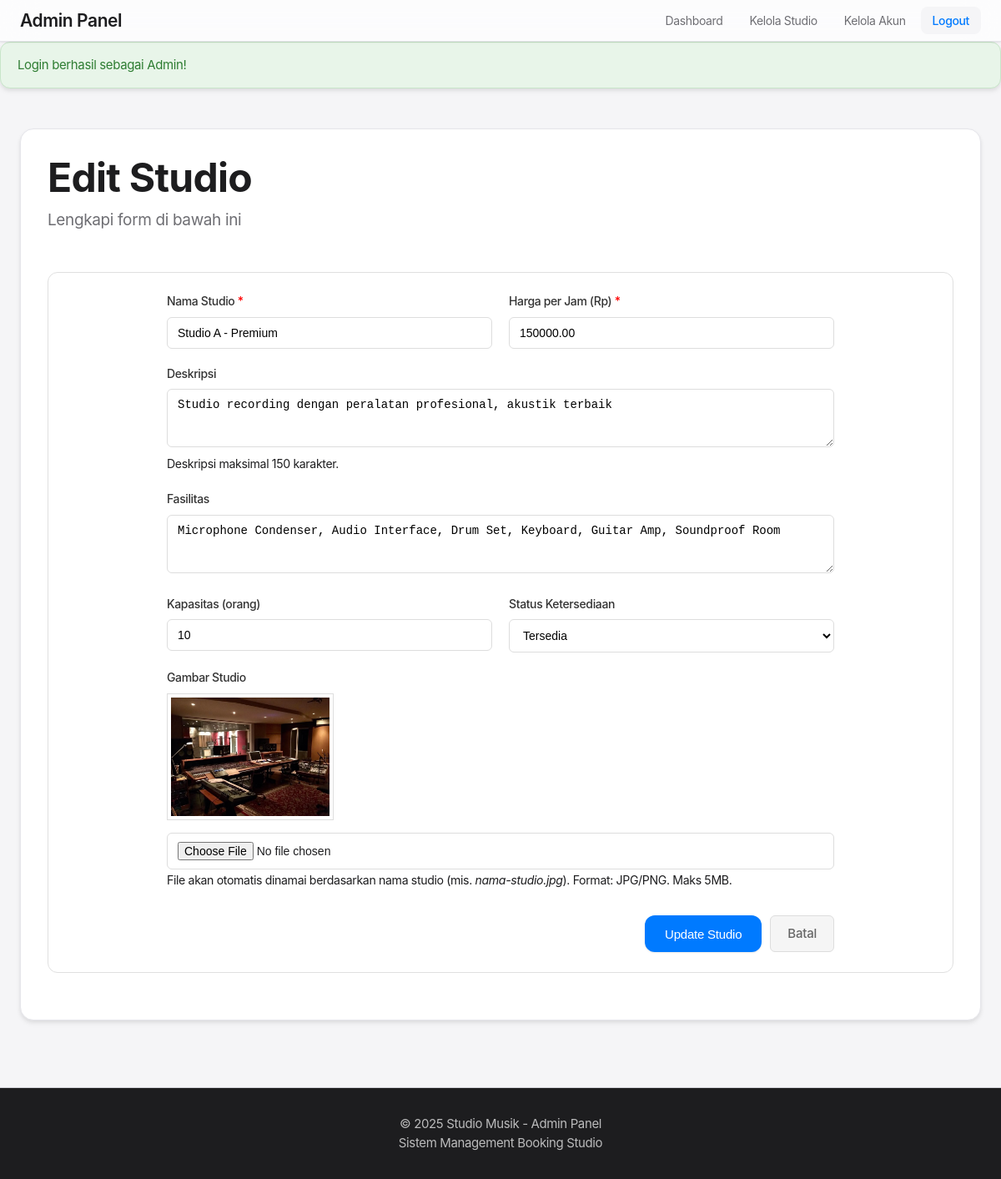
Screenshot of /public/index.php?url=admin/editStudio/1 (signed in) with the database file from the repository.
### tables this page shows
CREATE TABLE `studios` (
  `id_studio` int(11) NOT NULL,
  `nama_studio` varchar(100) NOT NULL,
  `deskripsi` text DEFAULT NULL,
  `harga_per_jam` decimal(10,2) NOT NULL,
  `fasilitas` text DEFAULT NULL,
  `kapasitas` int(11) NOT NULL,
  `gambar` varchar(255) DEFAULT NULL,
  `status_ketersediaan` enum('Tersedia','Tidak Tersedia') DEFAULT 'Tersedia',
  `created_at` timestamp NULL DEFAULT current_timestamp()
);

### app/controllers/AdminController.php (called while the page is built, shortened)
<?php
require_once __DIR__ . '/../../core/Controller.php';
class AdminController extends Controller {
    public function editStudio($id_studio = null) {
        $studioModel = $this->model('Studio');
        $studio = $studioModel->findById($id_studio);
        $data = [
            'admin' => $_SESSION['admin'],
            'studio' => $studio,
            'title' => 'Edit Studio'
        ];
        $this->view('admin/studio_form', $data);
    }
}
?>

### core/Model.php (called while the page is built, shortened)
<?php
class Model {
    public function __construct() {
        require_once __DIR__ . '/../config/Database.php';
        $database = new Database();
        $this->db = $database->getConnection();
    }
}
?>

### config/Database.php (called while the page is built, shortened)
<?php
class Database {
    private $host = "localhost";
    private $db_name = "studio_music";
    private $username = "root";
    private $password = "";
    public function getConnection() {
        $this->conn = null;
        try {
            $this->conn = new PDO(
                "mysql:host=" . $this->host . ";dbname=" . $this->db_name,
                $this->username,
                $this->password
            );
            $this->conn->setAttribute(PDO::ATTR_ERRMODE, PDO::ERRMODE_EXCEPTION);
            $this->conn->exec("set names utf8");
        } catch(PDOException $e) {
            echo "Connection Error: " . $e->getMessage();
        }
        return $this->conn;
    }
}
?>

### app/models/Studio.php (called while the page is built, shortened)
<?php
require_once __DIR__ . '/../../core/Model.php';
class Studio extends Model {
    protected $table = 'studios';
    public function findById($id_studio) {
        $query = "SELECT * FROM " . $this->table . " WHERE id_studio = :id LIMIT 1";
        $stmt = $this->db->prepare($query);
        $stmt->bindParam(':id', $id_studio, PDO::PARAM_INT);
        $stmt->execute();
        return $stmt->fetch(PDO::FETCH_ASSOC);
    }
}
?>

### app/views/admin/studio_form.php (the view, shortened to what this page needs)
<?php include __DIR__ . '/header.php'; ?>
<div class="admin-dashboard-container">
    <div class="page-header">
        <h1><?= isset($studio) ? 'Edit Studio' : 'Tambah Studio Baru' ?></h1>
        <p>Lengkapi form di bawah ini</p>
    </div>
    <div class="admin-section">
        <form method="POST" action="/Studio-Music/public/index.php?url=admin/saveStudio" class="studio-form" enctype="multipart/form-data">
            <div class="form-row">
                <div class="form-group">
                    <label for="nama_studio">Nama Studio <span style="color: red;">*</span></label>
                          <input type="text" id="nama_studio" name="nama_studio" class="form-control"
                              value="<?= htmlspecialchars(old('nama_studio', isset($studio) ? $studio['nama_studio'] : '')) ?>"
                              required>
                </div>
                <div class="form-group">
                    <label for="harga_per_jam">Harga per Jam (Rp) <span style="color: red;">*</span></label>
                          <input type="number" id="harga_per_jam" name="harga_per_jam" class="form-control"
                              value="<?= htmlspecialchars(old('harga_per_jam', isset($studio) ? $studio['harga_per_jam'] : '')) ?>"
                              required min="0" step="1000">
                </div>
            </div>
            <div class="form-group">
                <label for="deskripsi">Deskripsi</label>
                <textarea id="deskripsi" name="deskripsi" class="form-control" rows="3" maxlength="150"><?= htmlspecialchars(old('deskripsi', isset($studio) ? $studio['deskripsi'] : '')) ?></textarea>
                <small>Deskripsi maksimal 150 karakter.</small>
            </div>
            <div class="form-group">
                <label for="fasilitas">Fasilitas</label>
                <textarea id="fasilitas" name="fasilitas" class="form-control" rows="3"
                          placeholder="Contoh: Microphone Condenser, Audio Interface, Drum Set, Keyboard"><?= htmlspecialchars(old('fasilitas', isset($studio) ? $studio['fasilitas'] : '')) ?></textarea>
            </div>
            <div class="form-row">
                <div class="form-group">
                    <label for="kapasitas">Kapasitas (orang)</label>
                          <input type="number" id="kapasitas" name="kapasitas" class="form-control"
                              value="<?= htmlspecialchars(old('kapasitas', isset($studio) ? $studio['kapasitas'] : '')) ?>"
                              min="1">
                </div>
                <div class="form-group">
                    <label for="status_ketersediaan">Status Ketersediaan</label>
                    <select id="status_ketersediaan" name="status_ketersediaan" class="form-control">
                        <option value="Tersedia" <?= old('status_ketersediaan', isset($studio) ? $studio['status_ketersediaan'] : 'Tersedia') == 'Tersedia' ? 'selected' : '' ?>>Tersedia</option>
                    </select>
                </div>
            </div>
            <div class="form-group">
                <label for="gambar_file">Gambar Studio</label>
                <?php if (isset($studio) && !empty($studio['gambar'])): ?>
                    <div style="margin-bottom:8px;">
                        <img src="/Studio-Music/public/images/<?= htmlspecialchars($studio['gambar']) ?>" alt="<?= htmlspecialchars($studio['nama_studio']) ?>" style="max-width:200px; border:1px solid #ddd; padding:4px;">
                    </div>
                <?php endif; ?>
                <input type="file" id="gambar_file" name="gambar_file" class="form-control" accept="image/jpeg,image/png" <?= isset($studio) ? '' : 'required' ?>>
                <small>File akan otomatis dinamai berdasarkan nama studio (mis. <em>nama-studio.jpg</em>). Format: JPG/PNG. Maks 5MB.</small>
            </div>
            <div class="form-actions">
                <button type="submit" class="btn btn-primary">
                    <?= isset($studio) ? 'Update Studio' : 'Tambah Studio' ?>
                </button>
                <a href="/Studio-Music/public/index.php?url=admin/studios" class="btn btn-secondary">
                    Batal
                </a>
            </div>
        </form>
    </div>
</div>
<?php include __DIR__ . '/footer.php'; ?>

### public/css/minimalist.css (style rules this page uses)
:root { --color-primary: #007AFF; --color-primary-dark: #0051D5; --color-primary-light: #3395FF; --color-text: #1d1d1f; --color-text-secondary: #6e6e73; --color-text-muted: #86868b; --color-bg: #ffffff; --color-bg-secondary: #f5f5f7; --color-border: #d2d2d7; --color-border-light: #e5e5ea; --color-overlay-light: rgba(0, 0, 0, 0.3); --color-overlay-dark: rgba(0, 0, 0, 0.7); --color-white: #ffffff; --shadow-sm: 0 1px 3px rgba(0, 0, 0, 0.04), 0 1px 2px rgba(0, 0, 0, 0.06); --shadow-md: 0 4px 6px rgba(0, 0, 0, 0.05), 0 2px 4px rgba(0, 0, 0, 0.06); --shadow-lg: 0 10px 15px rgba(0, 0, 0, 0.08), 0 4px 6px rgba(0, 0, 0, 0.05); --shadow-xl: 0 20px 25px rgba(0, 0, 0, 0.1), 0 10px 10px rgba(0, 0, 0, 0.04); --shadow-2xl: 0 25px 50px rgba(0, 0, 0, 0.15); --focus-ring: 0 0 0 4px rgba(0, 122, 255, 0.3); --transition-smooth: all 0.3s cubic-bezier(0.4, 0, 0.2, 1); --transition-bounce: all 0.4s cubic-bezier(0.68, -0.55, 0.265, 1.55); }
* { margin: 0; padding: 0; box-sizing: border-box; }
body { font-family: -apple-system, BlinkMacSystemFont, 'SF Pro Text', 'SF Pro Display', 'Helvetica Neue', Arial, sans-serif; background-color: var(--color-bg-secondary); color: var(--color-text); line-height: 1.47059; font-weight: 400; font-size: 17px; letter-spacing: -0.022em; -webkit-font-smoothing: antialiased; -moz-osx-font-smoothing: grayscale; }
h1, h2, h3, h4, h5, h6 { font-weight: 600; letter-spacing: -0.015em; color: var(--color-text); }
h1 { font-size: 48px; line-height: 1.08349; font-weight: 700; letter-spacing: -0.003em; }
p { font-weight: 400; color: var(--color-text-secondary); }
.page-header { margin-bottom: 48px; text-align: left; }
.page-header h1 { font-size: 48px; color: var(--color-text); margin-bottom: 12px; font-weight: 700; letter-spacing: -0.015em; }
.page-header p, .page-header .subtitle { color: var(--color-text-secondary); font-size: 19px; line-height: 1.42105; font-weight: 400; max-width: 640px; }
.btn { padding: 12px 24px; border: none; border-radius: 12px; font-size: 15px; font-weight: 500; cursor: pointer; transition: var(--transition-smooth); text-decoration: none; display: inline-block; text-align: center; letter-spacing: -0.015em; box-shadow: var(--shadow-sm); }
.btn-primary { background: var(--color-primary); color: var(--color-white); }
.btn-secondary { background: var(--color-bg-secondary); color: var(--color-text); border: 1px solid var(--color-border); box-shadow: none; }
.form-group { margin-bottom: 20px; }
.form-group label { display: block; margin-bottom: 8px; font-weight: 500; color: #363c4f; font-size: 14px; }
.form-control { width: 100%; padding: 12px 16px; border: 1px solid #e0e0e0; border-radius: 8px; font-size: 14px; transition: all 0.2s ease; background: white; }
.form-row { display: grid; grid-template-columns: repeat(auto-fit, minmax(200px, 1fr)); gap: 16px; }
.form-actions { display: flex; gap: 12px; margin-top: 24px; justify-content: flex-end; }
.admin-section { background: white; padding: 24px; border-radius: 12px; border: 1px solid #e0e0e0; margin-bottom: 24px; }
.admin-dashboard-container { background: var(--color-white); padding: 32px; border-radius: 16px; box-shadow: var(--shadow-md); border: 1px solid var(--color-border-light); }
.form-row { grid-template-columns: 1fr; }

### app/views/admin/studio_form.php (style rules this page uses)
.studio-form { max-width: 800px; margin: 0 auto; }
.form-row { display: grid; grid-template-columns: 1fr 1fr; gap: 20px; }
.form-group { margin-bottom: 20px; }
.form-group label { display: block; margin-bottom: 8px; font-weight: 500; color: #333; }
.form-control { width: 100%; padding: 10px 12px; border: 1px solid #ddd; border-radius: 6px; font-size: 14px; }
.form-actions { display: flex; gap: 10px; margin-top: 30px; }
.btn-secondary { background: #f5f5f5; color: #666; padding: 10px 20px; border: 1px solid #ddd; border-radius: 6px; text-decoration: none; display: inline-block; cursor: pointer; }

### rows the page displays
studios: nama_studio "Studio A - Premium", harga_per_jam "150000.00", deskripsi "Studio recording dengan peralatan profesional, akustik terbaik", fasilitas "Microphone Condenser, Audio Interface, Drum Set, Keyboard, Guitar Amp, Soundproof Room", kapasitas "10", status_ketersediaan "Tersedia", gambar (picture)

### other values shown
$flash['message'] "Login berhasil sebagai Admin!"
